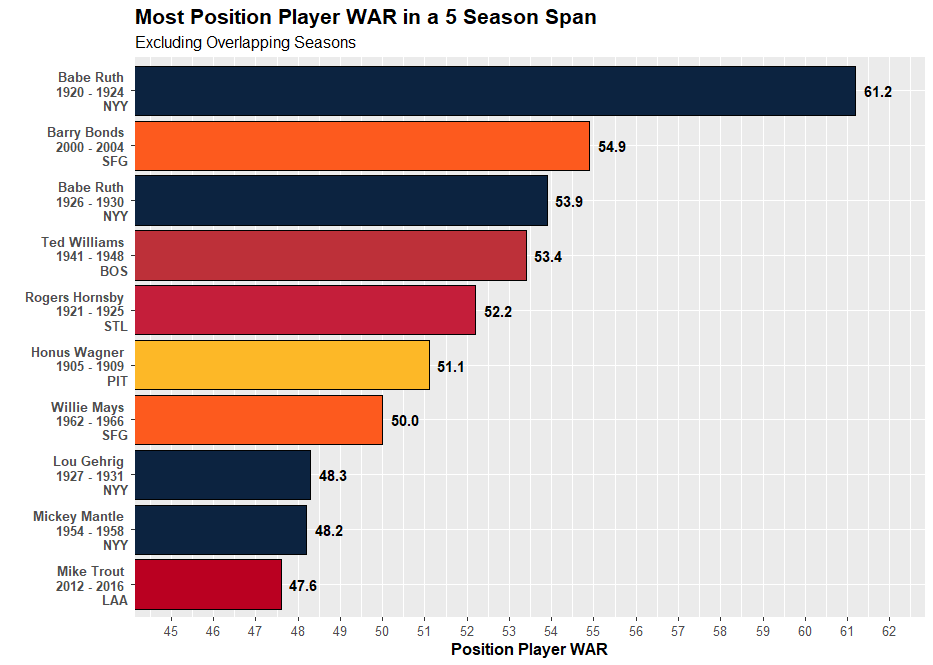

Write the R code that produced this figure.
#Set working directory

setwd("C:/Users/daily/Desktop/Repositories/MiscVisuals/Website Visualizations/Most X in Span/MLB")

#Loading necessary libraries

library(sqldf)
library(tidyverse)
library(weights)
library(zoo)
library(data.table)
library(Lahman)

#Import Pitching WAR Data

data <- read.csv("C:/Users/daily/Desktop/Repositories/MiscVisuals/Website Visualizations/Most X in Span/MLB/Most Position Player WAR in 3 Season Span.csv")

#Calculate the totals and find the season the span started

data <- data %>%
  arrange(playerid, Season) %>%
  group_by(playerid) %>%
  mutate(WAR_Total = rollapply(WAR, width = 5, FUN = sum, align = "right",partial = TRUE)) %>%
  mutate(firstYear_rd = lag(Season, 4)) %>%
  fill(firstYear_rd, .direction = "up") %>%
  mutate(first_year_2_rd = lag(Season,3)) %>%
  fill(first_year_2_rd, .direction = "up") %>%
  mutate(first_year_3_rd = lag(Season,2)) %>%
  fill(first_year_3_rd, .direction = "up") %>%
  mutate(first_year_4_rd = lag(Season,1)) %>%
  fill(first_year_4_rd, .direction = "up") %>%
  mutate(firstYear = ifelse(is.na(firstYear_rd) & is.na(first_year_2_rd) & is.na(first_year_3_rd) & is.na(first_year_4_rd), Season,
                            ifelse(is.na(firstYear_rd) & is.na(first_year_2_rd) & is.na(first_year_3_rd), first_year_4_rd,
                                   ifelse(is.na(firstYear_rd) & is.na(first_year_2_rd), first_year_3_rd,
                                          ifelse(is.na(firstYear_rd), first_year_2_rd, firstYear_rd))))) %>%
  mutate(Range = Season - firstYear) %>%
  mutate(prevTeam = lag(Team,4)) %>%
  mutate(prevTeam = ifelse(is.na(prevTeam), Team, prevTeam)) %>%
  mutate(prevTeam_2 = lag(Team,3)) %>%
  mutate(prevTeam_2 = ifelse(is.na(prevTeam_2), Team, prevTeam_2)) %>%
  mutate(prevTeam_3 = lag(Team,2)) %>%
  mutate(prevTeam_3 = ifelse(is.na(prevTeam_3), Team, prevTeam_3)) %>%
  mutate(prevTeam_4 = lag(Team,1)) %>%
  mutate(prevTeam_4 = ifelse(is.na(prevTeam_4), Team, prevTeam_4)) %>%
  mutate(OneFranchise = ifelse(Team == prevTeam & Team == prevTeam_2 & Team == prevTeam_3 & Team == prevTeam_4, "Yes", "No")) %>%
  ungroup()

#Choose only the columns needed for visual

display_data <- sqldf('SELECT firstYear AS MIN,
      Season AS MAX,
      Range,
      playerid,
      Name,
      Team,
      WAR_Total,
      OneFranchise
      FROM data
      GROUP BY playerid, Season
      ORDER BY WAR_Total DESC')

#Add index number to find overlapping values (Only finds overlapping values for top value in group)

setDT(display_data)
display_data$index <- display_data[display_data, on = .(playerid, MAX>=MIN, MIN<=MAX), mult ="first", which = TRUE]

#Keep only top value from index grouping

no_dupes <- display_data %>%
  group_by(index) %>%
  slice_head() %>%
  group_by(playerid,MIN) %>%
  slice_head() %>%
  arrange(-WAR_Total) %>%
  ungroup()

################################################################################

#DOUBLE CHECK TO MAKE SURE VALUES IN DATA SET DO NOT OVERLAP!!!

#Remove any strays that show up in no_dupes even after logic (May not be necessary for all files)

no_dupes <- no_dupes %>%
  filter(Name != 'Babe Ruth' | MIN != 1928)

################################################################################

#Limit to top 10 spots

top_data <- no_dupes %>%
  mutate(Rank = rank(-WAR_Total, ties.method = "min")) %>%
  filter(Rank <= 10)

#Create Team Name for Players with More Than 1 Franchise

top_data <- top_data %>%
  mutate(DisplayFranchises = ifelse(OneFranchise == "No", "---", Team))

#Combine columns for display

top_data <- top_data %>%
  mutate(chart_label = paste(Name, "\n", MIN, "-", MAX, "\n",DisplayFranchises))

#Team Colors for display

fill_color <- c("Arizona Diamondbacks" = "#5F259F",
                "ARI" = "#5F259F",
                "Atlanta Braves" = "#CE1141",
                "Baltimore Orioles" = "#DF4601",
                "Boston Red Sox" = "#BD3039",
                "BOS" = "#BD3039",
                "Chicago Cubs" = "#0E3386",
                "CHI" = "#0E3386",
                "CHC" = "#0E3386",
                "Chicago White Sox" = "#27251F",
                "Cincinnati Reds" = "#C6011F",
                "Cleveland Indians" = "#E31937",
                "Colorado Rockies" = "#33006F",
                "Detroit Tigers" = "#FA4616",
                "DET" = "#FA4616",
                "Houston Astros" = "#EB6E1F",
                "Kansas City Royals" = "#004687",
                "Los Angeles Angels" = "#BA0021",
                "LAA" = "#BA0021",
                "Los Angeles Dodgers" = "#005A9C",
                "Miami Marlins" = "#00A3E0",
                "Milwaukee Brewers" = "#FFC52F",
                "Minnesota Twins" = "#002B5C",
                "New York Mets" = "#FF5910",
                "New York Yankees" = "#0C2340",
                "NYY" = "#0C2340",
                "Oakland Athletics" = "#003831",
                "Philadelphia Phillies" = "#E81828",
                "PHI" = "#E81828",
                "Pittsburgh Pirates" = "#FDB827",
                "PIT" = "#FDB827",
                "St. Louis Cardinals" = "#C41E3A",
                "STL" = "#C41E3A",
                "San Diego Padres" = "#2F241D",
                "San Francisco Giants" = "#FD5A1E",
                "SFG" = "#FD5A1E",
                "Seattle Mariners" = "#005C5C",
                "Tampa Bay Rays" = "#8FBCE6",
                "Texas Rangers" = "#C0111F",
                "Toronto Blue Jays" = "#134A8E",
                "Washington Nationals" = "#AB0003",
                "BUF" = "seashell",
                "LOU" = "seashell",
                "---" = "Seashell",
                "Multiple Teams" = "seashell")

#Create visual

top_data %>%
  ggplot(aes(x = reorder(chart_label, WAR_Total), y = WAR_Total, fill = DisplayFranchises)) +
  geom_bar(stat = "identity", color = "black") +
  geom_text(aes(label = rd(WAR_Total,1)), fontface = "bold", hjust = -0.3) +
  coord_flip(ylim = c(45, 62)) +
  scale_y_continuous(breaks = seq(45, 62, 1)) +
  scale_fill_manual(values = fill_color) +
  theme(plot.title = element_text(size = 16, face = "bold"),
        plot.subtitle = element_text(size = 12),
        axis.title.x = element_text(size = 12, face = "bold"),
        axis.text.x = element_text(size = 10),
        axis.text.y = element_text(size = 10, face ="bold"),
        legend.position = "none") +
  labs(title = "Most Position Player WAR in a 5 Season Span",
       subtitle = "Excluding Overlapping Seasons",
       x = "",
       y = "Position Player WAR")
